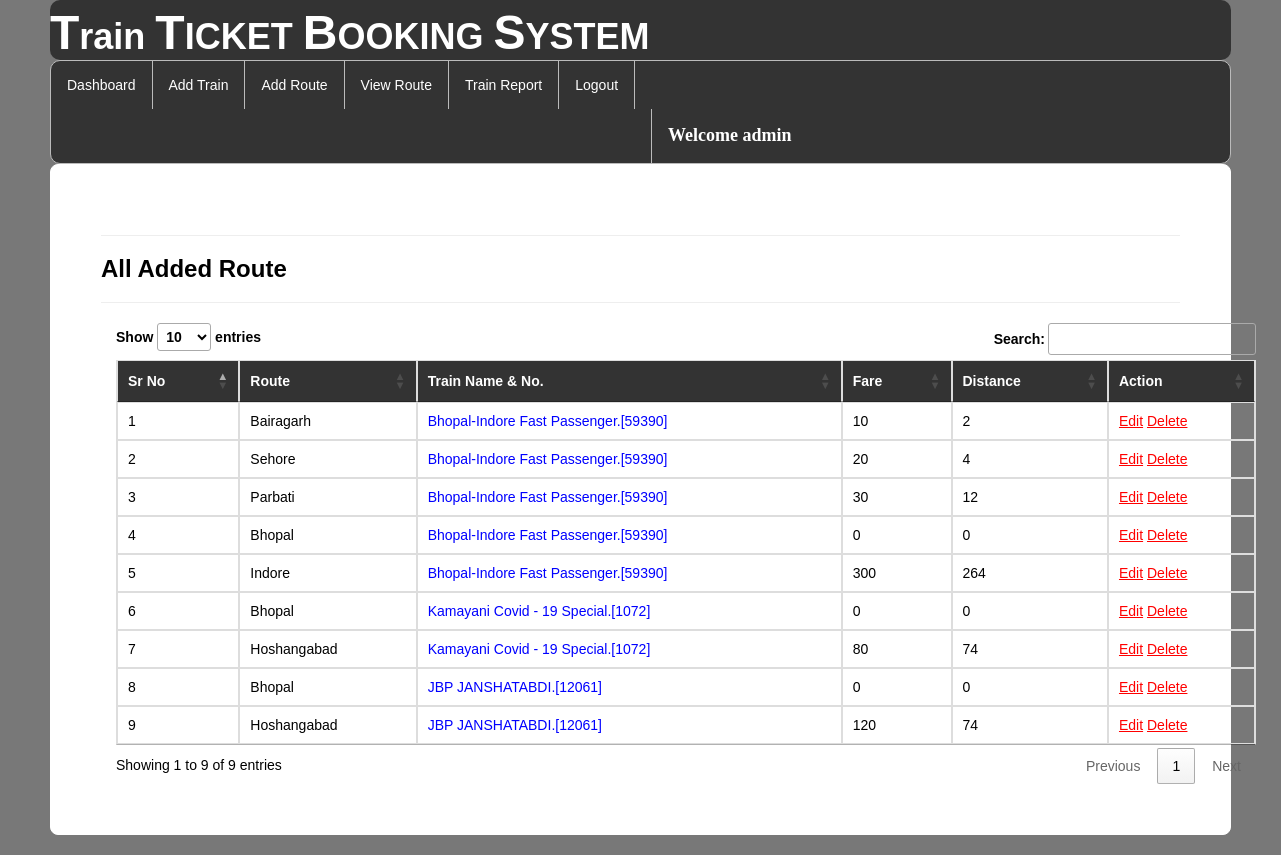
Screenshot of /availableroute/ (signed in) with the database file from the repository.
### railway/models.py (models this page shows, shortened)
class Add_route(models.Model):
    train = models.ForeignKey(Add_Train,on_delete=models.CASCADE,null=True)
    route = models.CharField(max_length=100,null=True)
    distance=models.IntegerField(null=True)
    fare=models.IntegerField(null=True)

class Add_Train(models.Model):
    trainname = models.CharField(max_length=30,null=True)
    train_no = models.IntegerField(null=True)
    from_city = models.CharField(max_length=30,null=True)
    to_city = models.CharField(max_length=30,null=True)
    departuretime=models.CharField(max_length=30,null=True)
    arrivaltime=models.CharField(max_length=30,null=True)
    trevaltime=models.CharField(max_length=100,null=True)
    distance=models.IntegerField(null=True)
    img=models.FileField(null=True)

### railway/views.py (the view)
# urls.py: path('availableroute/', displayroute, name="availableroute"),
def displayroute(request):
    if not request.user.is_authenticated:
        return redirect('login')
    data = Add_route.objects.all()
    data2 = Add_Train.objects.all()
    d = {'data':data,'data2':data2}
    return render(request,"availableroute.html",d)

### railway/templates/availableroute.html (shortened to what this page needs)
{% extends 'navigation3.html' %}
{% load static %}
{% block b %}
<div style="color:Black;border:1px solid white;border-radius:8px;background-color:white;padding:50px">
<hr><h3><strong>All Added Route</strong></h3><hr>
        <div class="container">
<table class="table table-bordered" id="myTable">
  <thead style="color:white;background-color:#333">
  <tr>
    <th>Sr No</th>
    <th>Route</th>
      <th>Train Name & No.</th>
    <th>Fare</th>
    <th>Distance</th>
    <th>Action</th>
  </tr>
  </thead>
   <tbody>
{% for i in data %}
  <tr>
    <td>{{forloop.counter}}</td>
    <td>{{i.route}}</td>
      <td style="color:blue">{{i.train.trainname}}.[{{i.train.train_no}}]</td>
    <td>{{i.fare}}</td>
    <td>{{i.distance}}</td>
    <td style="100px"><a href="{% url 'editroute' i.id %}" style="color:red"><u>Edit</u></a>
        <a href="{% url 'delete_route' i.id %}" style="color:red"><u>Delete</u></a></td>
  </tr>{% endfor %}
    </tbody>
</table>
 </div>
</div>
{% endblock %}

### railway/templates/navigation3.html (shortened to what this page needs)
{% extends 'head.html' %}
{% load static %}
{% block body %}
<link rel = stylesheet href = "//cdn.datatables.net/1.10.19/css/jquery.dataTables.min.css">
<ul class="id2">
  <li id="id1"><a href="{% url 'admindashboard' %}">Dashboard</a></li>
  <li id="id1"><a href="{% url 'add_train' %}">Add Train</a></li>
  <li id="id1"><a href="{% url 'add_route' %}">Add Route</a></li>
  <li id="id1"><a href="{% url 'availableroute' %}">View Route</a></li>
  <li id="id1"><a href="{% url 'view_train'%}">Train Report</a></li>
  <li id="id1"><a href="{% url 'log_out' %}">Logout</a></li>
      <li id="id2" style="margin-left:600px"><a href="" style="color:white"><strong style="font-size:18px;font-family:cursive">Welcome {{request.user.username}}</strong></a></li>
</ul>
{% block b %}
{% endblock %}
{% endblock %}

### railway/templates/navigation3.html (style rules this page uses)
.id2 { list-style-type: none; margin: 0; padding: 0; overflow: hidden; background-color: #333; border-radius:10px; border:1px solid #bbb; }
#id1 { float: left; border-right:1px solid #bbb; }
#id2 { float: left; border-left:1px solid #bbb; }
li:last-child { border-right: none; }
li a { display: block; color: white; text-align: center; padding: 14px 16px; text-decoration: none; }
body { font-family: Arial, Helvetica, sans-serif; }

### rows the page displays
Add_route: route "Bairagarh", train.trainname "Bhopal-Indore Fast Passenger", train.train_no "59390", fare "10", distance "2"
Add_route: route "Sehore", train.trainname "Bhopal-Indore Fast Passenger", train.train_no "59390", fare "20", distance "4"
Add_route: route "Parbati", train.trainname "Bhopal-Indore Fast Passenger", train.train_no "59390", fare "30", distance "12"
Add_route: route "Bhopal", train.trainname "Bhopal-Indore Fast Passenger", train.train_no "59390", fare "0", distance "0"
Add_route: route "Indore", train.trainname "Bhopal-Indore Fast Passenger", train.train_no "59390", fare "300", distance "264"
Add_route: route "Bhopal", train.trainname "Kamayani Covid - 19 Special", train.train_no "1072", fare "0", distance "0"
Add_route: route "Hoshangabad", train.trainname "Kamayani Covid - 19 Special", train.train_no "1072", fare "80", distance "74"
Add_route: route "Bhopal", train.trainname "JBP JANSHATABDI", train.train_no "12061", fare "0", distance "0"
Add_route: route "Hoshangabad", train.trainname "JBP JANSHATABDI", train.train_no "12061", fare "120", distance "74"

### other values shown
{{ request.user.username }} "admin"
